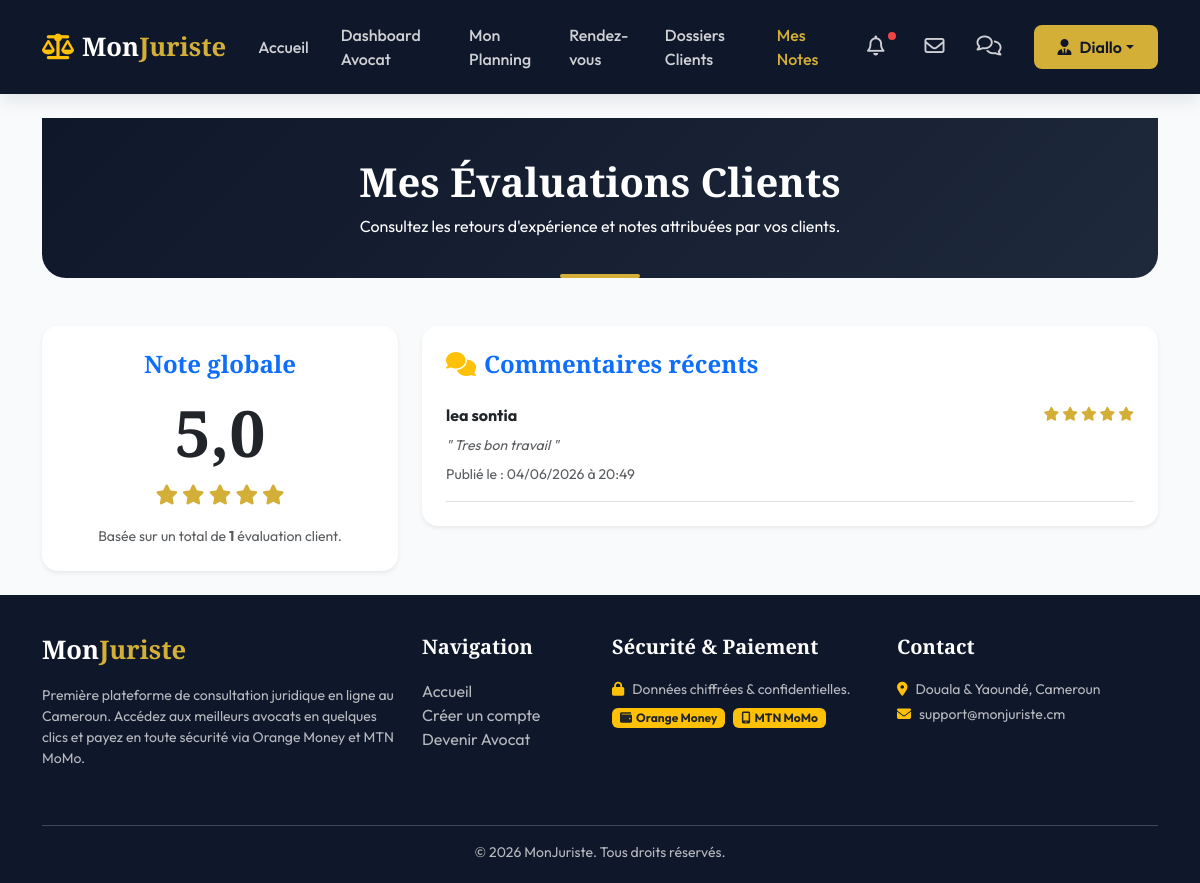
/avocat/avis/ (signed in), run on the app's committed database.
### monjuriste/models.py (models this page shows, shortened)
class User(AbstractUser):
    ROLE_CHOICES = (
        ('CLIENT', 'Client'),
        ('AVOCAT', 'Avocat'),
        ('ADMIN', 'Administrateur'),
    )
    role = models.CharField(max_length=20, choices=ROLE_CHOICES, default='CLIENT')
    telephone = models.CharField(max_length=20, blank=True, null=True)
    photo = models.ImageField(upload_to='profiles/', blank=True, null=True)

class Note(models.Model):
    client = models.ForeignKey(ClientProfile, on_delete=models.CASCADE, related_name='notes')
    avocat = models.ForeignKey(AvocatProfile, on_delete=models.CASCADE, related_name='notes')
    note = models.IntegerField(choices=[(i, str(i)) for i in range(1, 6)])
    commentaire = models.TextField()
    created_at = models.DateTimeField(auto_now_add=True)
    class Meta:
        verbose_name = "Avis / Note"
        verbose_name_plural = "Avis / Notes"
        unique_together = ('client', 'avocat')
        ordering = ['-created_at']

class ClientProfile(models.Model):
    user = models.OneToOneField(User, on_delete=models.CASCADE, related_name='client_profile')
    adresse = models.TextField(blank=True, null=True)
    class Meta:
        verbose_name = "Profil Client"
        verbose_name_plural = "Profils Clients"

### monjuriste/decorators.py (the view, shortened to what this page needs)
        @login_required
        def _wrapped_view(request, *args, **kwargs):
            if request.user.role in allowed_roles:
                if request.user.role == 'AVOCAT':
                    if hasattr(request.user, 'avocat_profile') and request.user.avocat_profile.is_approved:
                        return view_func(request, *args, **kwargs)
                    else:
                        raise PermissionDenied("Votre compte avocat est en cours de validation par un administrateur.")
                return view_func(request, *args, **kwargs)
            raise PermissionDenied("Vous n'avez pas l'autorisation d'accéder à cette page.")

### monjuriste/models.py (called while the page is built)
    @property
    def note_moyenne(self):
        avg_rating = self.notes.aggregate(Avg('note'))['note__avg']
        return round(avg_rating, 1) if avg_rating else 0.0

    @property
    def total_avis(self):
        return self.notes.count()

### monjuriste/views.py (called while the page is built)
@login_required
@role_required('AVOCAT')
def avocat_notes(request):
    avocat_profile = request.user.avocat_profile
    notes = Note.objects.filter(avocat=avocat_profile)
    return render(request, 'avocat/avis.html', {
        'notes': notes,
        'note_moyenne': avocat_profile.note_moyenne,
        'total_avis': avocat_profile.total_avis
    })

### templates/avocat/avis.html (shortened to what this page needs)
{% extends 'base.html' %}
{% block content %}
<div class="container">
    <div class="page-header text-center mb-5">
        <h1 class="font-serif">Mes Évaluations Clients</h1>
        <p class="mb-0">Consultez les retours d'expérience et notes attribuées par vos clients.</p>
    </div>
    <div class="row g-4">
        <div class="col-lg-4">
            <div class="card border-0 shadow-sm p-4 bg-white text-center" style="border-radius: 16px;">
                <h4 class="font-serif text-primary mb-3">Note globale</h4>
                <div class="display-3 fw-bold text-navy mb-2 font-serif">{{ note_moyenne }}</div>
                <div class="rating-stars mb-3 fs-5">
                    {% for i in "12345" %}
                        <i class="{% if forloop.counter <= note_moyenne %}fa-solid fa-star{% else %}fa-regular fa-star text-muted{% endif %}"></i>
                    {% endfor %}
                </div>
                <p class="small text-muted mb-0">Basée sur un total de <strong>{{ total_avis }}</strong> évaluation{{ total_avis|pluralize }} client{{ total_avis|pluralize }}.</p>
            </div>
        </div>
        <div class="col-lg-8">
            <div class="card border-0 shadow-sm p-4 bg-white" style="border-radius: 16px;">
                <h4 class="font-serif text-primary mb-4"><i class="fa-solid fa-comments text-warning me-2"></i>Commentaires récents</h4>
                <div class="d-flex flex-column gap-3">
                    {% for av in notes %}
                        <div class="border-bottom pb-3">
                            <div class="d-flex justify-content-between align-items-center mb-2">
                                <span class="fw-bold text-navy">{{ av.client.user.get_full_name }}</span>
                                <span class="rating-stars small">
                                    {% for i in "12345" %}
                                        <i class="{% if forloop.counter <= av.note %}fa-solid fa-star{% else %}fa-regular fa-star text-muted{% endif %}"></i>
                                    {% endfor %}
                                </span>
                            </div>
                            <p class="small text-muted mb-2" style="font-style: italic;">" {{ av.commentaire }} "</p>
                            <div class="small text-muted fs-8">Publié le : {{ av.created_at|date:"d/m/Y à H:i" }}</div>
                        </div>
                    {% empty %}
                        <div class="text-center py-4 text-muted">
                            Aucun commentaire ou note n'a été publié pour l'instant.
                        </div>
                    {% endfor %}
                </div>
            </div>
        </div>
    </div>
</div>
{% endblock %}

### templates/base.html (shortened to what this page needs)
<!DOCTYPE html>
<html lang="fr">
<head>
    <link href="https://cdn.jsdelivr.net/npm/bootstrap@5.3.2/dist/css/bootstrap.min.css" rel="stylesheet">
    <link href="https://cdnjs.cloudflare.com/ajax/libs/font-awesome/6.4.2/css/all.min.css" rel="stylesheet">
    {% load static %}
    <link rel="stylesheet" href="{% static 'css/style.css' %}">
</head>
<body>
    <nav class="navbar navbar-expand-lg navbar-dark navbar-custom sticky-top">
        <div class="container">
            <a class="navbar-brand font-serif" href="{% url 'visitor_index' %}">
                <i class="fa-solid fa-scale-balanced me-2 text-warning"></i>Mon<span>Juriste</span>
            </a>
            <div class="collapse navbar-collapse" id="navbarNav">
                <ul class="navbar-nav ms-auto align-items-center">
                    <li class="nav-item">
                        <a class="nav-link {% if request.resolver_match.url_name == 'visitor_index' %}active{% endif %}" href="{% url 'visitor_index' %}">Accueil</a>
                    </li>
                    {% if user.is_authenticated %}
                        {% if user.role == 'AVOCAT' %}
                            <li class="nav-item">
                                <a class="nav-link {% if 'avocat/dashboard' in request.path %}active{% endif %}" href="{% url 'avocat_dashboard' %}">Dashboard Avocat</a>
                            </li>
                            <li class="nav-item">
                                <a class="nav-link {% if 'avocat/planning' in request.path %}active{% endif %}" href="{% url 'avocat_planning' %}">Mon Planning</a>
                            </li>
                            <li class="nav-item">
                                <a class="nav-link {% if 'avocat/rendezvous' in request.path %}active{% endif %}" href="{% url 'avocat_rendezvous' %}">Rendez-vous</a>
                            </li>
                            <li class="nav-item">
                                <a class="nav-link {% if 'avocat/dossiers' in request.path %}active{% endif %}" href="{% url 'avocat_dossiers' %}">Dossiers Clients</a>
                            </li>
                            <li class="nav-item">
                                <a class="nav-link {% if 'avocat/avis' in request.path %}active{% endif %}" href="{% url 'avocat_notes' %}">Mes Notes</a>
                            </li>
                        {% endif %}
                        <li class="nav-item position-relative mx-2">
                            <a class="nav-link {% if 'notifications' in request.path %}active{% endif %}" href="{% url 'notifications_list' %}">
                                <i class="fa-regular fa-bell fs-5"></i>
                                {% if user.notifications.all %}
                                    <span class="notification-dot"></span>
                                {% endif %}
                            </a>
                        </li>
                        <li class="nav-item">
                            <a class="nav-link {% if 'emails' in request.path %}active{% endif %}" href="{% url 'emails_list' %}" title="Mes Emails reçus">
                                <i class="fa-regular fa-envelope fs-5"></i>
                            </a>
                        </li>
                        <li class="nav-item">
                            <a class="nav-link {% if 'messages' in request.path %}active{% endif %}" href="{% url 'conversation_list' %}" title="Mes Discussions">
                                <i class="fa-regular fa-comments fs-5"></i>
                            </a>
                        </li>
                        <li class="nav-item dropdown ms-3">
                            <a class="btn btn-gold dropdown-toggle d-flex align-items-center" href="#" role="button" data-bs-toggle="dropdown">
                                <i class="fa-solid fa-user-tie me-2"></i>{{ user.first_name|default:user.username }}
                            </a>
                        </li>
                    {% endif %}
                </ul>
            </div>
        </div>
    </nav>
    <main class="py-4">
        {% block content %}{% endblock %}
    </main>
    <footer>
        <div class="container">
            <div class="row">
                <div class="col-md-4 mb-4">
                    <h5 class="navbar-brand">Mon<span>Juriste</span></h5>
                    <p class="small">Première plateforme de consultation juridique en ligne au Cameroun. Accédez aux meilleurs avocats en quelques clics et payez en toute sécurité via Orange Money et MTN MoMo.</p>
                </div>
                <div class="col-md-2 mb-4">
                    <h5>Navigation</h5>
                    <ul class="list-unstyled">
                        <li><a href="{% url 'visitor_index' %}">Accueil</a></li>
                        <li><a href="{% url 'register' %}">Créer un compte</a></li>
                        <li><a href="{% url 'lawyer_register' %}">Devenir Avocat</a></li>
                    </ul>
                </div>
                <div class="col-md-3 mb-4">
                    <h5>Sécurité & Paiement</h5>
                    <p class="small mb-2"><i class="fa-solid fa-lock text-warning me-2"></i>Données chiffrées & confidentielles.</p>
                    <div class="d-flex gap-2">
                        <span class="badge bg-warning text-dark px-2 py-1"><i class="fa-solid fa-wallet me-1"></i>Orange Money</span>
                        <span class="badge bg-warning text-dark px-2 py-1"><i class="fa-solid fa-mobile-screen me-1"></i>MTN MoMo</span>
                    </div>
                </div>
                <div class="col-md-3 mb-4">
                    <h5>Contact</h5>
                    <p class="small mb-1"><i class="fa-solid fa-location-dot me-2 text-warning"></i>Douala & Yaoundé, Cameroun</p>
                    <p class="small mb-1"><i class="fa-solid fa-envelope me-2 text-warning"></i>support@monjuriste.cm</p>
                </div>
            </div>
            <hr class="bg-secondary">
            <div class="row mt-3 text-center">
                <div class="col-12">
                    <p class="small mb-0">&copy; 2026 MonJuriste. Tous droits réservés.</p>
                </div>
            </div>
        </div>
    </footer>
</body>
</html>

### static/css/style.css (style rules this page uses)
:root { --primary: #0F172A; --primary-light: #1E293B; --accent: #D4AF37; --accent-hover: #C5A028; --accent-light: #FCE8B2; --secondary: #475569; --success: #10B981; --warning: #F59E0B; --danger: #EF4444; --info: #3B82F6; --light-bg: #F8FAFC; --white: #FFFFFF; --glass-bg: rgba(255, 255, 255, 0.85); --glass-border: rgba(255, 255, 255, 0.4); --shadow-sm: 0 2px 4px rgba(15, 23, 42, 0.05); --shadow-md: 0 8px 16px rgba(15, 23, 42, 0.08); --shadow-lg: 0 16px 32px rgba(15, 23, 42, 0.12); --transition: all 0.3s cubic-bezier(0.4, 0, 0.2, 1); --font-serif: 'Playfair Display', Georgia, serif; --font-sans: 'Outfit', sans-serif; }
body { font-family: var(--font-sans); background-color: var(--light-bg); color: var(--primary); min-height: 100vh; display: flex; flex-direction: column; overflow-x: hidden; }
h1, h2, h3, h4, h5, h6 { font-weight: 700; }
.font-serif { font-family: var(--font-serif); }
.btn-gold { background-color: var(--accent); color: var(--primary); border: none; font-weight: 600; padding: 10px 24px; border-radius: 8px; transition: var(--transition); }
.navbar-custom { background-color: var(--primary); box-shadow: var(--shadow-md); padding: 15px 0; }
.navbar-brand { font-family: var(--font-serif); font-size: 1.6rem; font-weight: 700; color: var(--white) !important; }
.navbar-brand span { color: var(--accent); }
.nav-link { color: rgba(255, 255, 255, 0.8) !important; font-weight: 500; margin: 0 8px; transition: var(--transition); }
.nav-link:hover, .nav-link.active { color: var(--accent) !important; }
.rating-stars { color: var(--accent); }
.page-header { background: linear-gradient(135deg, var(--primary) 0%, var(--primary-light) 100%); color: var(--white); padding: 40px 0; margin-bottom: 40px; border-radius: 0 0 24px 24px; position: relative; }
.page-header::after { content: ''; position: absolute; bottom: 0; left: 50%; transform: translateX(-50%); width: 80px; height: 4px; background-color: var(--accent); border-radius: 2px; }
footer { background-color: var(--primary); color: rgba(255, 255, 255, 0.7); padding: 40px 0 20px 0; margin-top: auto; }
footer h5 { color: var(--white); font-family: var(--font-serif); margin-bottom: 20px; }
footer a { color: rgba(255, 255, 255, 0.7); text-decoration: none; transition: var(--transition); }
.notification-dot { position: absolute; top: 5px; right: 5px; width: 8px; height: 8px; background-color: var(--danger); border-radius: 50%; }

### data on the page
User: first_name "Diallo"
Note: client.user.get_full_name "lea sontia", note 5 (drawn), commentaire "Tres bon travail", created_at "04/06/2026 à 20:49"

### other printed values
{{ note_moyenne }} "5,0"
{{ total_avis }} "1"
